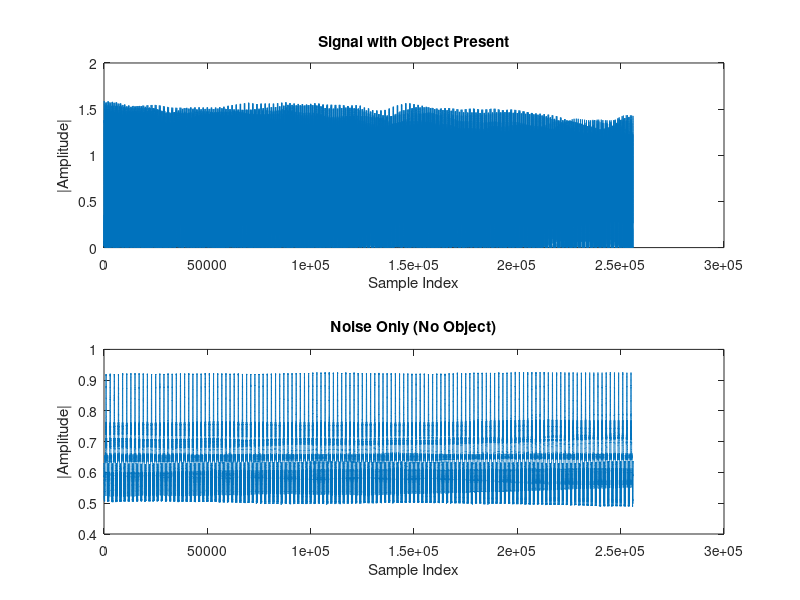

MATLAB code to generate this figure:
clear; clc;

% --- Load signals from files ---
data_with = load('ws_task2.mat');      % Assumes it contains variable 'sif'
data_without = load('ws_task3.mat');   % Assumes it contains variable 'sif'

% Extract 'sif' from the structs
sif_with_object = data_with.sif;
sif_without_object = data_without.sif;

% --- Ensure same length ---
N = min(length(sif_with_object), length(sif_without_object));
sif_with_object = sif_with_object(1:N);
sif_without_object = sif_without_object(1:N);

% --- Step 1: Compute power in time domain ---
P_total = mean(abs(sif_with_object).^2);
P_noise = mean(abs(sif_without_object).^2);
P_signal = max(P_total - P_noise, eps);  % eps avoids division by zero

% --- Step 2: Compute SNR ---
SNR_linear = P_signal / P_noise;
SNR_dB = 10 * log10(SNR_linear);

% --- Step 3: Display result ---
fprintf('Estimated SNR: %.2f dB\n', SNR_dB);

% --- Optional: visualize signal and noise ---
figure;
subplot(2,1,1);
plot(abs(sif_with_object));
title('Signal with Object Present');
xlabel('Sample Index'); ylabel('|Amplitude|');

subplot(2,1,2);
plot(abs(sif_without_object));
title('Noise Only (No Object)');
xlabel('Sample Index'); ylabel('|Amplitude|');
